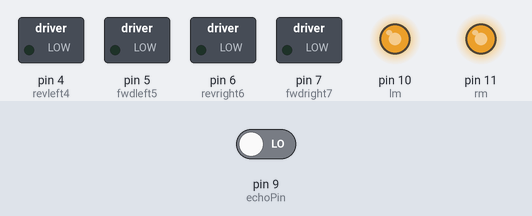
Bench run of a sketch on a simulated Arduino Uno, built with avr-gcc and run on an emulated ATmega328P. On the bench: switched loads named in the sketch (green lamp = pin HIGH), output pins drawn as LEDs (lit = HIGH). Inputs (shaded band) come from the test bench; at power-on: pin 9 (echoPin) LOW. Random numbers use the default seed unless the sketch sets one; pins used as bus, display or sensor lines are not drawn.

Above: at 1.5 s.
At 2.5 s:
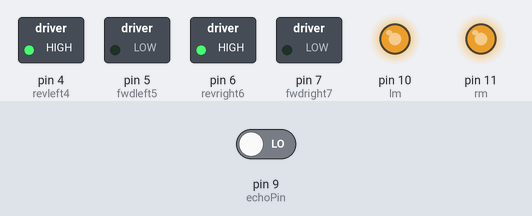
At 3.6 s:
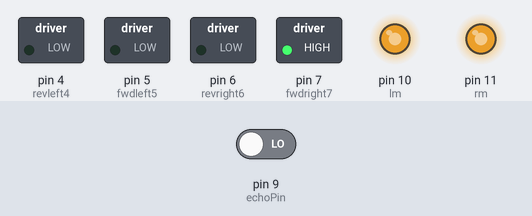
Timing chart, 0 to 6.8 s (numbered marks = the images above):
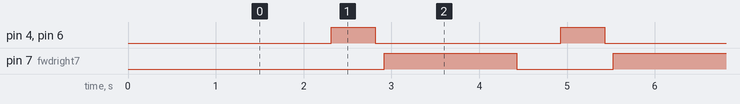

The sketch:

distance_robo.ino
```cpp
int trigPin = 8;      // trig pin of HC-SR04
int echoPin = 9;     // Echo pin of HC-SR04

int lm=10;
int rm=11;

int revleft4 = 4;       //REVerse motion of Left motor
int fwdleft5 = 5;       //ForWarD motion of Left motor
int revright6 = 6;      //REVerse motion of Right motor
int fwdright7 = 7;      //ForWarD motion of Right motor

long duration, distance;

void setup() {

  delay(random(500,2000));   // delay for random time
  Serial.begin(9600);
  pinMode(revleft4, OUTPUT);      // set Motor pins as output
  pinMode(fwdleft5, OUTPUT);
  pinMode(revright6, OUTPUT);
  pinMode(fwdright7, OUTPUT);
    pinMode(lm, OUTPUT);
  pinMode(rm, OUTPUT);
   pinMode(trigPin, OUTPUT);         // set trig pin as output
  pinMode(echoPin, INPUT);       //set echo pin as input to capture reflected waves
analogWrite(lm,210);
    analogWrite(rm,210);
}

void loop() {

  digitalWrite(trigPin, LOW);
  delayMicroseconds(2);
  digitalWrite(trigPin, HIGH);     // send waves for 10 us
  delayMicroseconds(10);
  duration = pulseIn(echoPin, HIGH); // receive reflected waves
  distance = duration / 58.2;   // convert to distance
  delay(10);
    // If you dont get proper movements of your robot then alter the pin numbers
  if (distance > 19)
  {
    digitalWrite(fwdright7, HIGH);                    // move forward
    digitalWrite(revright6, LOW);
    digitalWrite(fwdleft5, HIGH);
    digitalWrite(revleft4, LOW);
  }
   if (distance < 18)
  {
    digitalWrite(fwdright7, LOW);  //Stop
    digitalWrite(revright6, LOW);
    digitalWrite(fwdleft5, LOW);
    digitalWrite(revleft4, LOW);
    delay(500);
    digitalWrite(fwdright7, LOW);      //movebackword
    digitalWrite(revright6, HIGH);
    digitalWrite(fwdleft5, LOW);
    digitalWrite(revleft4, HIGH);
    delay(500);
    digitalWrite(fwdright7, LOW);  //Stop
    digitalWrite(revright6, LOW);
    digitalWrite(fwdleft5, LOW);
    digitalWrite(revleft4, LOW);
    delay(100);
    digitalWrite(fwdright7, HIGH);
    digitalWrite(revright6, LOW);
    digitalWrite(revleft4, LOW);
    digitalWrite(fwdleft5, LOW);

    delay(500);
  }

}
```

Measured:
- by itself, pin 4 (revleft4), pin 6 (revright6): alternates HIGH for 0.50 s and LOW for 2.1 s
- by itself, pin 7 (fwdright7): alternates HIGH for 1.5 s and LOW for 1.1 s
- by itself, everything shown: repeats every 2.6 s, in 4 steps
